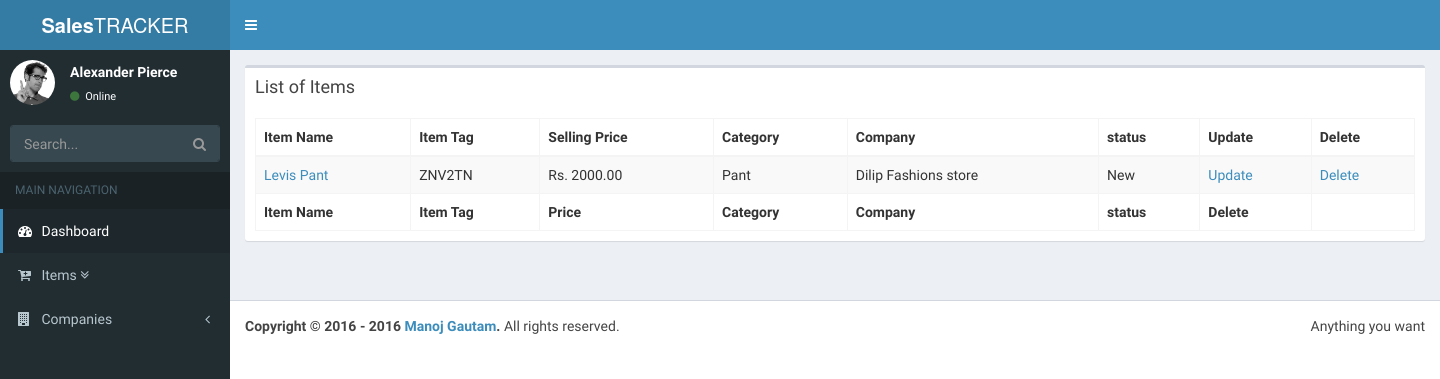
The app's page /items/ with its own data.
### salesmanager/models.py (models this page shows, shortened)
class Item(TimeStampedModel):
    name = models.CharField("Item name", max_length=255)
    tag = models.CharField("Item tag", max_length=30, unique=True)
    category = models.ForeignKey(Category)
    company = models.ForeignKey(Company)
    price = models.DecimalField('Purchase price', max_digits=6, decimal_places=2)
    selling_price = models.DecimalField(max_digits=6, decimal_places=2)
    status = models.CharField(max_length=4, choices=(
        ('new', 'New'),
        ('sold', 'Sold'),
    ), default='new')
    def get_status(self):
        if 'new' in self.status:
            return "New"
        if self.status == 'sold':
            return 'Sold'
        else:
            return "Unkown"
    def get_absolute_url(self):
        return reverse('items:item', kwargs={'pk':self.pk})

class Category(models.Model):
    category_name = models.CharField('Item Category', choices=CATEGORY, default="pant",\
    max_length=100)
    category_description = models.TextField()
    class Meta:
        verbose_name_plural = "Item Category"

class Company(TimeStampedModel):
    name = models.CharField(max_length=255)
    phone = models.CharField(max_length=9)
    mobile = models.CharField(max_length=10)
    address = models.ForeignKey(Address)
    email = models.EmailField(blank=False)
    contact_person = models.ForeignKey(ContactPerson)

### salesmanager/views.py (the view)
class ItemListView(ListView):
    model = Item
    template_name = 'salesmanager/item/item_list.html'
    context_object_name = 'items'

### templates/salesmanager/item/item_list.html (shortened to what this page needs)
{% extends 'salesmanager/base.html' %}
{% load staticfiles %}
{% block content %}
<div class="box">
  <div class="box-header">
    <h3 class="box-title">List of Items</h3>
  </div>
  <div class="box-body">
    {% if items %}
    <table id="items1" class="table table-bordered table-striped">
      <thead>
        <tr>
          <th>Item Name</th>
          <th>Item Tag</th>
          <th> Selling Price</th>
          <th>Category</th>
          <th>Company</th>
          <th>status</th>
          <th>Update</th>
          <th>Delete</th>
        </tr>
      </thead>
      <tbody>
      {% for item in items %}
        <tr>
          <td><a href="{{item.get_absolute_url}}">{{item.name}}</a></td>
          <td>{{item.tag}}</td>
          <td>Rs. {{item.selling_price}}</td>
          <td>{{item.category.category_name}}</td>
          <td>{{item.company.name}}</td>
          <td>{{item.get_status}}</td>
          <td><a href="{% url 'items:update_item' pk=item.pk%}">Update</a></td>
          <td><a href="{% url 'items:delete_item' pk=item.pk%}">Delete</a></td>
        </tr>
      {% endfor %}
      </tbody>
      <tfoot>
        <tr>
          <th>Item Name</th>
          <th>Item Tag</th>
          <th>Price</th>
          <th>Category</th>
          <th>Company</th>
          <th>status</th>
          <th>Delete</th>
        </tr>
      </tfoot>
    </table>
      {% else %}
      <h2>No items found </h2>
    {% endif %}
  </div>
{% endblock content %}

### records on screen
Item: name "Levis Pant", tag "ZNV2TN", selling_price "2000.00", category.category_name "Pant", company.name "Dilip Fashions store", get_status "New"
